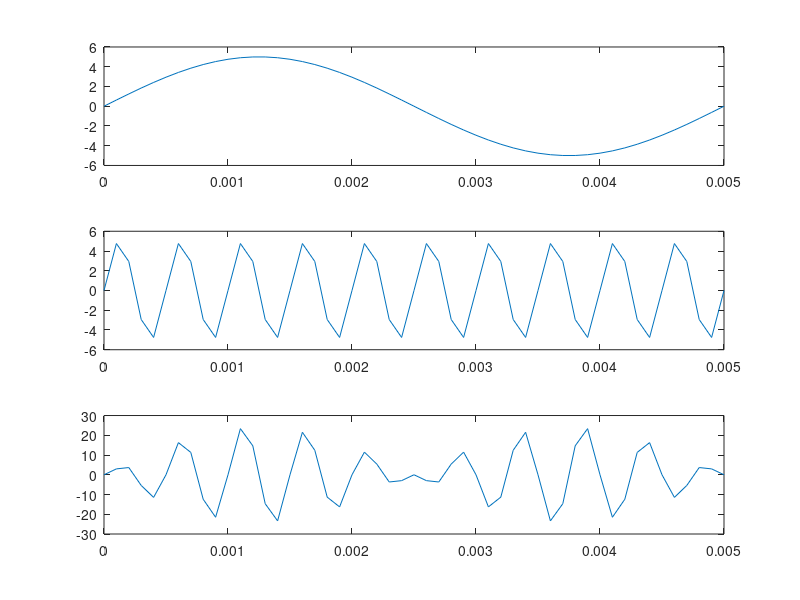

Reproduce this figure in MATLAB.
clear all;
clc;
Fs=10000;
Ts=1/Fs;
L=50;
t=(0:L)*Ts;
 
y1=5*sin(2*pi*200*t);
y2=5*sin(2*pi*2000*t);

y3=y1.*y2;
 
subplot(3,1,1)
plot(t,y1);
subplot(3,1,2)
plot(t,y2);
subplot(3,1,3)
plot(t,y3);


